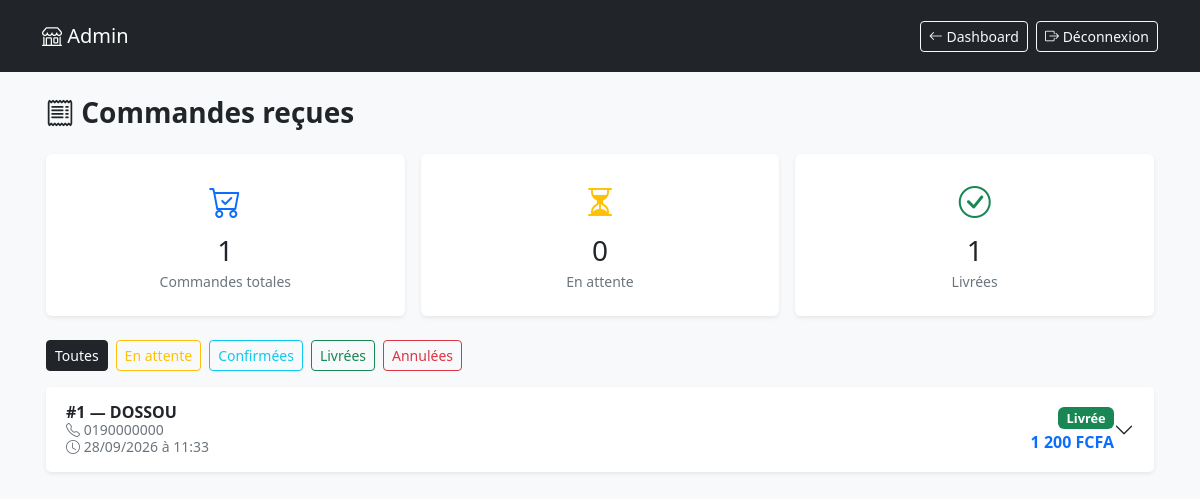
The page /admin/commandes.php (signed in) on the database its author committed.
### tables this page shows
CREATE TABLE `commandes` (
  `id` int(11) NOT NULL,
  `client_nom` varchar(150) DEFAULT NULL,
  `client_contact` varchar(100) DEFAULT NULL,
  `total` int(11) NOT NULL,
  `details` text DEFAULT NULL,
  `statut` enum('en_attente','confirmee','livree','annulee') DEFAULT 'en_attente',
  `created_at` timestamp NOT NULL DEFAULT current_timestamp()
);

### admin/commandes.php (the view, shortened to what this page needs)
<?php
require_once __DIR__ . '/../config/database.php';
$filtreStatut = $_GET['filtre'] ?? '';
$sql = 'SELECT * FROM commandes';
$params = [];
$sql .= ' ORDER BY created_at DESC';
$stmt = $pdo->prepare($sql);
$stmt->execute($params);
$commandes = $stmt->fetchAll();
$stats = $pdo->query('
    SELECT
        COUNT(*) AS total_commandes,
        COALESCE(SUM(total), 0) AS chiffre_affaires,
        SUM(CASE WHEN statut = "en_attente" THEN 1 ELSE 0 END) AS en_attente,
        SUM(CASE WHEN statut = "livree" THEN 1 ELSE 0 END) AS livrees
    FROM commandes
')->fetch();
function libelleStatut(string $statut): string
{
    return match ($statut) {
        'en_attente' => 'En attente',
        'confirmee'  => 'Confirmée',
        'livree'     => 'Livrée',
        'annulee'    => 'Annulée',
        default      => $statut,
    };
}
function badgeStatut(string $statut): string
{
    return match ($statut) {
        'en_attente' => 'warning text-dark',
        'confirmee'  => 'info text-dark',
        'livree'     => 'success',
        'annulee'    => 'danger',
        default      => 'secondary',
    };
}
?>
<!DOCTYPE html>
<html lang="fr">
<head>
    <link rel="stylesheet" href="../bootstrap-5.2.3-dist/css/bootstrap.min.css">
    <link rel="stylesheet" href="../bootstrap-iconss/font/bootstrap-icons.css">
</head>
<body class="bg-light">
<nav class="navbar navbar-dark bg-dark py-3">
    <div class="container-fluid container-lg">
        <a class="navbar-brand fs-5" href="index.php">
            <i class="bi bi-shop"></i> Admin
        </a>
        <div class="d-flex flex-wrap gap-2">
            <a href="index.php" class="btn btn-outline-light btn-sm">
                <i class="bi bi-arrow-left"></i>
                <span class="">Dashboard</span>
            </a>
            <a href="../logout.php" class="btn btn-outline-light btn-sm">
                <i class="bi bi-box-arrow-right"></i>
                <span class="">Déconnexion</span>
            </a>
        </div>
    </div>
</nav>
<div class="container-fluid container-lg py-4 px-3">
    <h2 class="fs-3 fw-bold mb-4">
        <i class="bi bi-receipt"></i> Commandes reçues
    </h2>
    <div class="row g-3 mb-4">
        <div class="col-12 col-md-4">
            <div class="card border-0 shadow-sm h-100">
                <div class="card-body text-center p-3 p-md-4">
                    <i class="bi bi-cart-check fs-2 text-primary"></i>
                    <h3 class="mt-2 mb-1 fs-3">
                        <?= $stats['total_commandes'] ?>
                    </h3>
                    <div class="text-muted small">Commandes totales</div>
                </div>
            </div>
        </div>
        <div class="col-6 col-md-4">
            <div class="card border-0 shadow-sm h-100">
                <div class="card-body text-center p-3 p-md-4">
                    <i class="bi bi-hourglass-split fs-2 text-warning"></i>
                    <h3 class="mt-2 mb-1 fs-3"><?= $stats['en_attente'] ?></h3>
                    <div class="text-muted small">En attente</div>
                </div>
            </div>
        </div>
        <div class="col-6 col-md-4">
            <div class="card border-0 shadow-sm h-100">
                <div class="card-body text-center p-3 p-md-4">
                    <i class="bi bi-check-circle fs-2 text-success"></i>
                    <h3 class="mt-2 mb-1 fs-3"><?= $stats['livrees'] ?></h3>
                    <div class="text-muted small">Livrées</div>
                </div>
            </div>
        </div>
    </div>
    <div class="mb-3 d-flex flex-wrap gap-2">
        <a href="commandes.php"
            class="btn btn-sm <?= $filtreStatut === '' ? 'btn-dark' : 'btn-outline-dark' ?>">
            Toutes
        </a>
        <a href="commandes.php?filtre=en_attente"
            class="btn btn-sm <?= $filtreStatut === 'en_attente' ? 'btn-warning' : 'btn-outline-warning' ?>">
            En attente
        </a>
        <a href="commandes.php?filtre=confirmee"
            class="btn btn-sm <?= $filtreStatut === 'confirmee' ? 'btn-info' : 'btn-outline-info' ?>">
            Confirmées
        </a>
        <a href="commandes.php?filtre=livree"
            class="btn btn-sm <?= $filtreStatut === 'livree' ? 'btn-success' : 'btn-outline-success' ?>">
            Livrées
        </a>
        <a href="commandes.php?filtre=annulee"
            class="btn btn-sm <?= $filtreStatut === 'annulee' ? 'btn-danger' : 'btn-outline-danger' ?>">
            Annulées
        </a>
    </div>
    <?php if (empty($commandes)): ?>
        <div class="alert alert-info text-center py-4">
            <i class="bi bi-inbox fs-1"></i>
            <h5 class="mt-2 fs-6">Aucune commande pour le moment</h5>
            <p class="mb-0 small">Les commandes passées apparaîtront ici.</p>
        </div>
    <?php else: ?>
        <div class="accordion" id="accordionCommandes">
            <?php foreach ($commandes as $cmd): ?>
                <?php
                    $statut = $cmd['statut'] ?? 'en_attente';
                ?>
                <div class="accordion-item mb-2 shadow-sm border-0">
                    <h2 class="accordion-header">
                        <button class="accordion-button collapsed" type="button"
                            data-bs-toggle="collapse"
                            data-bs-target="#cmd<?= $cmd['id'] ?>">
                            <div class="d-flex flex-column flex-sm-row
                                        justify-content-between
                                        align-items-start align-items-sm-center
                                        w-100 gap-2">
                                <div class="flex-grow-1 text-start">
                                    <div class="fw-bold">
                                        #<?= $cmd['id'] ?> —
                                        <?= htmlspecialchars($cmd['client_nom'] ?: 'Client anonyme') ?>
                                    </div>
                                    <small class="text-muted d-block">
                                        <i class="bi bi-telephone"></i>
                                        <?= htmlspecialchars($cmd['client_contact'] ?: '—') ?>
                                    </small>
                                    <small class="text-muted d-block">
                                        <i class="bi bi-clock"></i>
                                        <?= date('d/m/Y à H:i', strtotime($cmd['created_at'])) ?>
                                    </small>
                                </div>
                                <div class="text-start text-sm-end">
                                    <span class="badge bg-<?= badgeStatut($statut) ?> badge-statut">
                                        <?= libelleStatut($statut) ?>
                                    </span>
                                    <div class="fw-bold text-primary mt-1">
                                        <?= number_format($cmd['total'], 0, ',', ' ') ?> FCFA
                                    </div>
                                </div>
                            </div>
                        </button>
                    </h2>
                </div>
            <?php endforeach; ?>
        </div>
    <?php endif; ?>
</div>
</body>
</html>

### admin/commandes.php (style rules this page uses)
.badge-statut { font-size: 0.8rem; }

### rows shown on the page
commandes: id "1", client_nom "DOSSOU", client_contact "0190000000", created_at "28/09/2026 à 11:33", statut "Livrée", total "1 200"

### other values the page prints
$stats['total_commandes'] "1"
$stats['en_attente'] "0"
$stats['livrees'] "1"
